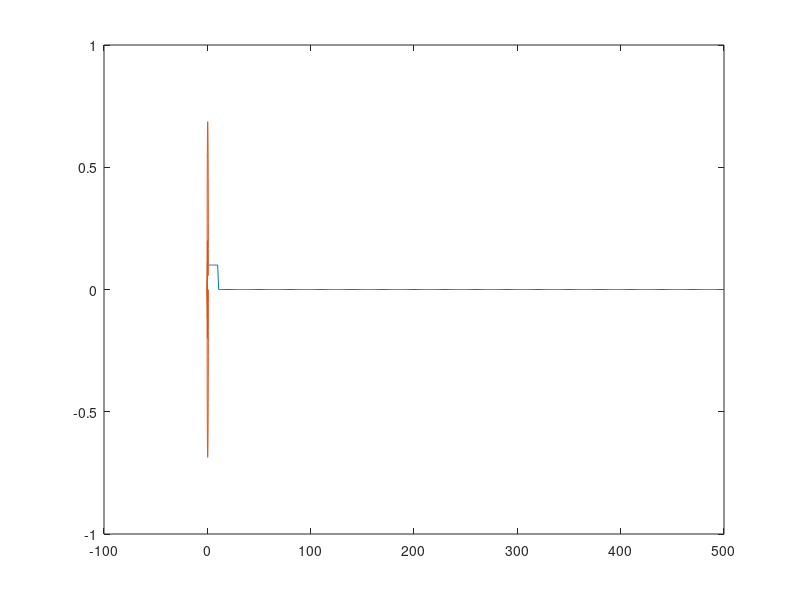

Write MATLAB code to recreate this figure.
n = 500;             %signal length
f=randn(1,n);      %create a signal
m = 10;                %filter width
 % create filter weights, fill in all zeros
g = [ones(1,m)/m zeros(1,n-m)];
disp(g);

%fourier transform of f
fhat = fft(f); 
%fourier transform of g
ghat = fft(g);

%apply filter in fourier space
tmp = fhat.*conj(ghat);  

%convert back to time domain
ftilde1 = ifft(tmp);

%compare to physical space filter
%note that convol only requires non-zero weights
ftilde2 = conv(f,g(1:m),'valid');

plot(g);
hold on;
plot(ghat);
